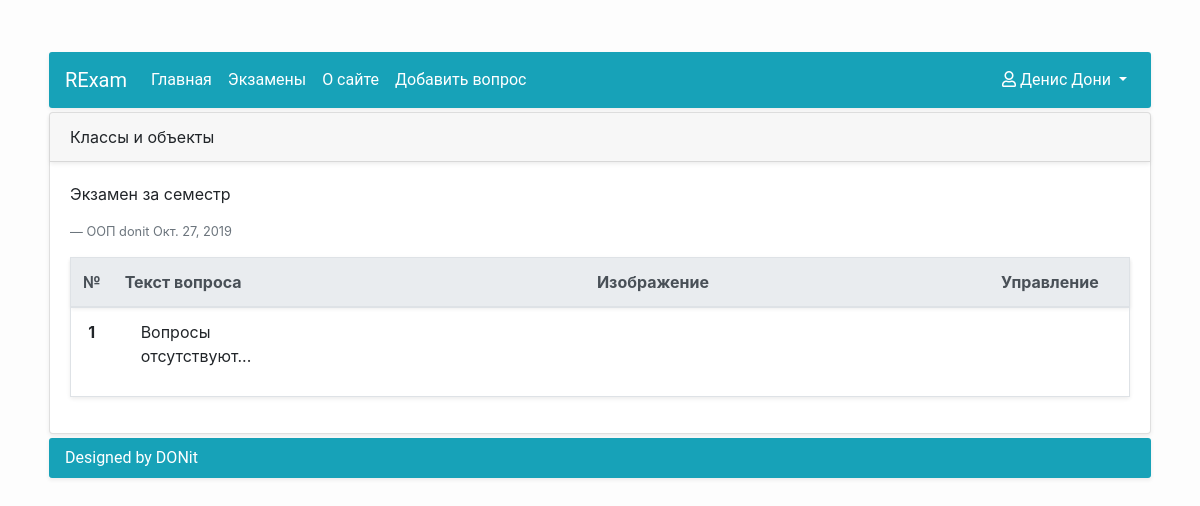
The page /exams/exam_detail/18 (signed in) on the database as committed earlier.
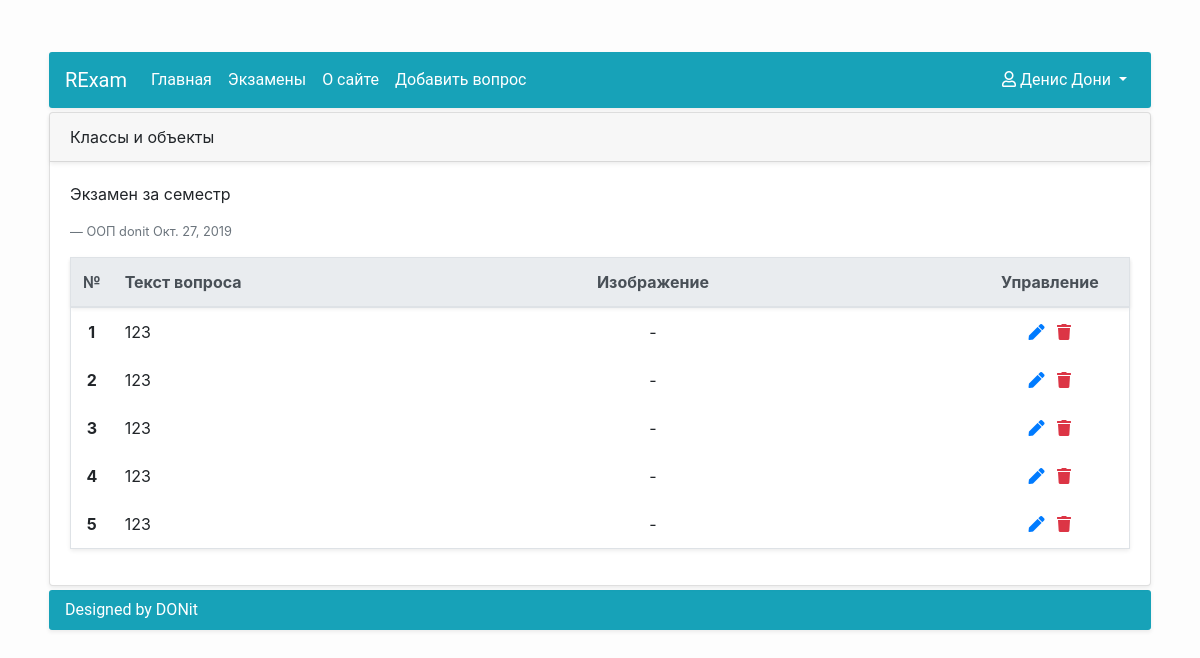
The same page on the database as committed later.
### Accounts/models.py (models this page shows, shortened)
class UserAccount(AbstractUser):
    middle_name = models.CharField(max_length=20, blank=True, null=False, verbose_name=u'Отчество')
    study_group = models.ForeignKey(StudyGroup, on_delete=models.SET_NULL, null=True, blank=True)
    REQUIRED_FIELDS = ['email', 'first_name', 'last_name']
    def __str__(self):
        return self.username
    class Meta:
        verbose_name = u'Пользователь'
        verbose_name_plural = u'Пользователи'

### Exams/models.py (models this page shows, shortened)
class Exam(Model):
    exam_header = CharField(max_length=30, blank=False, null=False, verbose_name=u'Заголовок экзамена')
    exam_description = TextField(blank=False, null=True, verbose_name=u'Описание экзамена')
    exam_date = DateField(auto_now_add=True, blank=False, null=True, verbose_name=u'Дата создания')
    exam_subject = ForeignKey(Subject, blank=False, null=True, on_delete=SET_NULL, verbose_name=u'Предмет')
    exam_author = ForeignKey(UserAccount, blank=False, null=True, on_delete=SET_NULL, verbose_name=u'Автор')
    def get_detail_url(self):
        return reverse('ExamDetail', kwargs={'pk': self.id})
    def get_delete_url(self):
        return reverse('ExamDelete', kwargs={'pk': self.id})
    def get_update_url(self):
        return reverse('ExamUpdate', kwargs={'pk': self.id})
    def get_add_question_url(self):
        return reverse('QuestionCreate', kwargs={'exam_id': self.id})
    class Meta:
        verbose_name = u'Экзамен'
        verbose_name_plural = u'Экзамены'

class Subject(Model):
    name = CharField(max_length=30, blank=False, null=False, verbose_name=u'Имя предмета')
    def __str__(self):
        return self.name
    class Meta:
        verbose_name = u'Предмет'
        verbose_name_plural = u'Предметы'

class Question(Model):
    question_text = TextField(blank=False, null=False, verbose_name=u'Текст вопроса')
    question_exam = ForeignKey(Exam, blank=False, null=False, on_delete=CASCADE, verbose_name=u'Вопрос к экзамену')
    question_image = ImageField(upload_to='question_images', blank=True, null=True, verbose_name=u'Изображение вопроса')
    class Meta:
        verbose_name = u'Вопрос'
        verbose_name_plural = u'Вопросы'
        db_table = 'exam_questions'

### Exams/views.py (the view)
# urls.py: path('exam_detail/<pk>', ExamDetail.as_view(), name='ExamDetail'),
class ExamDetail(LoginRequiredMixin, DetailView):
    model = Exam
    template_name = 'Exams/ExamDetail.html'
    def get_context_data(self, **kwargs):
        context = super(ExamDetail, self).get_context_data(**kwargs)
        context['questions_list'] = Question.objects.filter(question_exam=self.kwargs['pk'])
        return context

### Exams/templates/Exams/ExamDetail.html (shortened to what this page needs)
{% extends 'RExam/BaseContent.html' %}
{% load static %}
{% block head_end %}
    <link rel="stylesheet" href="{% static 'Exams/style.css' %}"/>
{% endblock head_end %}
{% block control-item %}
    <li class="nav-item active">
        <a class="nav-link" href="{{ object.get_add_question_url }}"> Добавить вопрос</a>
    </li>
{% endblock control-item %}
{% block content %}
    <div class="card shadow-sm m-1">
        <div class="card-header shadow-sm">
            {{ object.exam_header }}
        </div>
        <div class="card-body">
            <p class="card-text">{{ object.exam_description }}</p>
            <footer class="blockquote-footer">{{ object.exam_subject }}
                {{ object.exam_author }}
                {{ object.exam_date }} </footer>
            {% if perms.Exams.view_question %}
                {% include "Exams/ListQuestions.html" with questions=questions_list %}
            {% endif %}
        </div>
    </div>
{% endblock content %}

### RExam/templates/RExam/BaseContent.html (shortened to what this page needs)
{% extends 'RExam/base.html' %}
{% block body_start %}
    <div class="d-flex justify-content-center h-100">
        <div class="container mt-lg-5">
            <nav class="navbar navbar-expand-lg navbar-dark bg-info menu shadow-sm m-1">
                <a class="navbar-brand" href="">RExam</a>
                <div class="collapse navbar-collapse" id="navbarSupportedContent">
                    <ul class="navbar-nav mr-auto">
                        <li class="nav-item active">
                            <a class="nav-link" href="{% url 'HomePage' %}">Главная</a>
                        </li>
                        <li class="nav-item active">
                            <a class="nav-link" href="{% url 'ListExams' %}">Экзамены</a>
                        </li>
                        <li class="nav-item active">
                            <a class="nav-link" href="{% url 'AboutPage' %}">О сайте</a>
                        </li>
                        {% if user.is_staff %}
                            {% block control-item %}
                            {% endblock control-item %}
                        {% endif %}
                    </ul>
                    <ul class="nav navbar-nav navbar-right">
                        <li class="nav-item dropdown align-right">
                            <a class="nav-link dropdown-toggle active" href="#" id="navbarDropdown" role="button"
                               data-toggle="dropdown"
                               aria-haspopup="true" aria-expanded="false"><i class="far fa-user"></i>
                                {{ user.get_full_name }}
                            </a>
                        </li>
                    </ul>
                </div>
            </nav>
            {% block content %}{% endblock content %}
            <div class="footer shadow-sm m-1">
                <div class="footer-content bg-info">Designed by DONit</div>
            </div>
        </div>
    </div>
{% endblock body_start %}

### RExam/templates/RExam/base.html (shortened to what this page needs)
{% load static %}
{% load fontawesome_5 %}
<!DOCTYPE html>
<html lang="en">
<head>
    <link rel="stylesheet" href="{% static 'RExam/bootstrap/bootstrap.min.css' %}"/>
    <link rel="stylesheet" href="{% static 'RExam/style.css' %}"/>
    {% fontawesome_5_static %}
    {% block head_end %}{% endblock head_end %}
</head>
<body>
{% block body_start %}{% endblock body_start %}
</body>
</html>

### Exams/templates/Exams/ListQuestions.html
<table class="table table-bordered shadow-sm table-hover mt-3">
    <thead class="thead-light shadow-sm">
    <tr>
        <th style="width: 3%; text-align: center" scope="col">№</th>
        <th scope="col">Текст вопроса</th>
        <th style="width: 60%;text-align: center" scope="col">Изображение</th>
        {% if perms.Exams %}
            <th style="width: 15%;text-align: center" scope="col">Управление</th>
        {% endif %}
    </tr>
    </thead>
    <tbody>
    {% for question in questions %}
        <tr>
            <th scope="row" class="text-center">{{ forloop.counter }}</th>
            <td><a href="{{ exam.get_detail_url }}">{{ question.question_text }}</a></td>
            <td class="text-center">{% if not question.question_image %}-{% else %}{{ question.question_image }}{% endif %}</td>
            <td class="text-center">
                {% if perms.Exams.change_exam %}
                    <a href="{{ exam.get_update_url }}" class="text-primary mr-2">
                        <i class="fas fa-pen"></i>
                    </a>
                {% endif %}
                {% if perms.Exams.delete_exam %}
                    <a class="text-danger" href="{{ exam.get_delete_url }}"><i
                            class="fa fa-trash" aria-hidden="true"></i></a>
                {% endif %}
            </td>
        </tr>
    {% empty %}
        <tr>
            <th scope="row" class="text-center">1</th>
            <td><p class="pl-3">Вопросы отсутствуют...</p></td>
        </tr>
    {% endfor %}
    </tbody>
</table>

### RExam/static/RExam/style.css (style rules this page uses)
html, body { height: 100%; margin: 0; padding: 0; }
body { background: #fdfdfd; }
.footer-content { font-family: Roboto, sans-serif; border-radius: 3px; color: white; padding: .5rem 1rem; }
.menu { font-family: Roboto, sans-serif; border-radius: 3px; }
table a { text-decoration: none; color: inherit; }

### Exams/static/Exams/style.css (style rules this page uses)
.table td, .table th { border: none; }
.table { border: 1px solid #dee2e6; border-radius: 3px; }

Rows that differ between the two databases and show on the page:
added Question: question_text "123"
added Question: question_text "123"
added Question: question_text "123"
added Question: question_text "123"
added Question: question_text "123"
Other text that changed with them:
text no longer shown: "1 Вопросы отсутствуют..."
